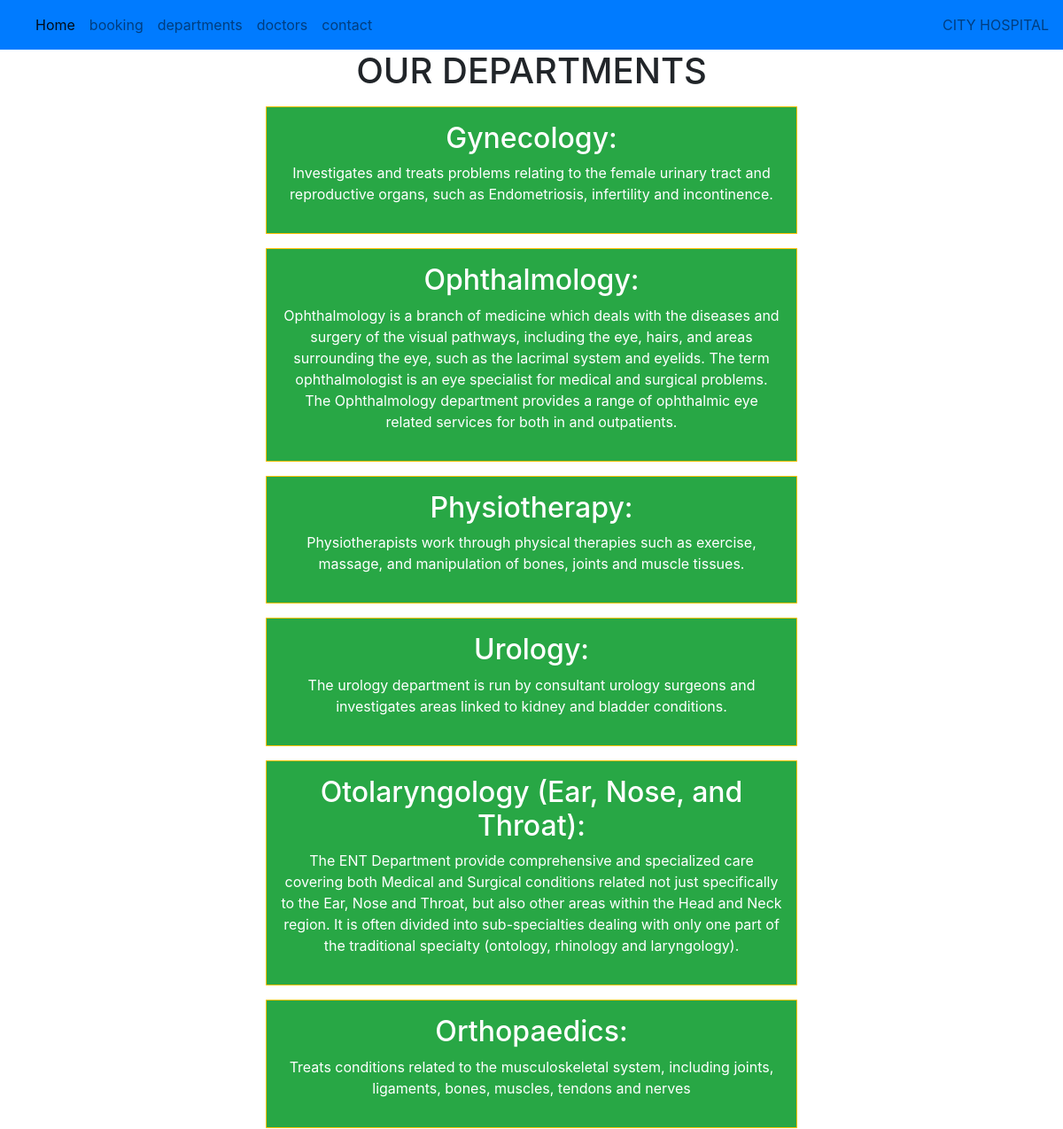
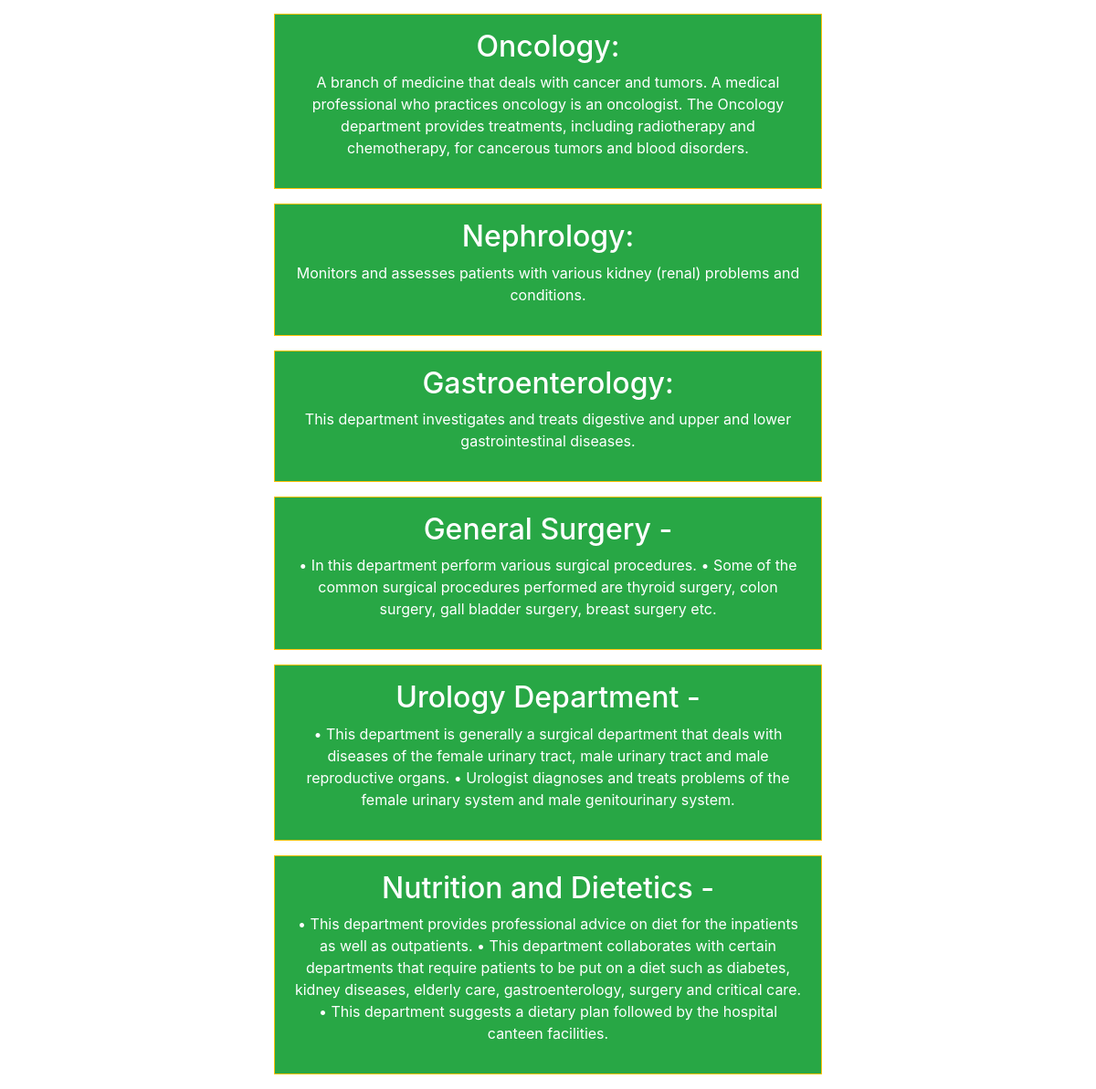
Page /department/ on the committed database (2 pictures, top to bottom).
### hospital/models.py (models this page shows, shortened)
class Departments(models.Model):
    dep_name = models.CharField(max_length=100)
    dep_description = models.TextField()

### hospital/views.py (the view)
# urls.py: path('department/',views.department,name='department'),
def department(request):
    dict_dept={
       'dept': Departments.objects.all()
    }
    return render(request,'department.html',dict_dept)

### template/department.html (shortened to what this page needs)
{% extends 'base.html' %}
{% block content %}
<h1 class="text-center">OUR DEPARTMENTS</h1>
{% for i in dept %}
 <div class="mx-auto w-50 bg-success text-center text-white p-3 my-3 border border-warning">
   <h2 class="text-center">{{ i.dep_name }}</h2>
   <P class="text-center">{{ i.dep_description }} </P>
 </div>
 {% endfor %}
{% endblock %}

### template/base.html (shortened to what this page needs)
{% load static %}
<!DOCTYPE html>
<html>
  <head>
    <link rel="stylesheet" href="https://cdn.jsdelivr.net/npm/bootstrap@4.6.2/dist/css/bootstrap.min.css">
    <link rel="stylesheet" href="{% static '/image/hs.jpeg' %}">
  </head>
  <body>
    <nav class="navbar navbar-expand-lg navbar-light bg-primary">
      <div class="collapse navbar-collapse text-center" id="navbarText">
        <ul class="navbar-nav mr-auto">
          <li class="nav-item active">
            <a class="nav-link" href="{% url 'home' %}">Home<span class="sr-only">(current)</span></a>
          </li>
          <li class="nav-item">
            <a class="nav-link" href="{% url 'booking' %}">booking</a>
          </li>
          <li class="nav-item">
            <a class="nav-link" href="{% url 'department' %}">departments</a>
          </li>
          <li class="nav-item">
            <a class="nav-link" href="{% url 'doctors' %}">doctors</a>
          </li>
          <li class="nav-item">
            <a class="nav-link" href="{% url 'contacts'%}">contact</a>
          </li>
        </ul>
        <span class="navbar-text">
                CITY HOSPITAL        </span>
      </div>
    </nav>
      {% block content %} {% endblock %}
  </body>
</html>

### rows in the picture
Departments: dep_name "Gynecology:", dep_description "Investigates and treats problems relating to the female urinary tract and reproductive organs, such as Endometriosis, infertility and incontinence."
Departments: dep_name "Ophthalmology:", dep_description "Ophthalmology is a branch of medicine which deals with the diseases and surgery of the visual pathways, including the eye, hairs, and areas surrounding the eye, such as the lacrimal system and eyelids. The term ophthalmologist is an eye specialist for medical and surgical problems. The Ophthalmology department provides a range of ophthalmic eye related services for both in and outpatients."
Departments: dep_name "Physiotherapy:", dep_description "Physiotherapists work through physical therapies such as exercise, massage, and manipulation of bones, joints and muscle tissues."
Departments: dep_name "Urology:", dep_description "The urology department is run by consultant urology surgeons and investigates areas linked to kidney and bladder conditions."
Departments: dep_name "Otolaryngology (Ear, Nose, and Throat):", dep_description "The ENT Department provide comprehensive and specialized care covering both Medical and Surgical conditions related not just specifically to the Ear, Nose and Throat, but also other areas within the Head and Neck region. It is often divided into sub-specialties dealing with only one part of the traditional specialty (ontology, rhinology and laryngology)."
Departments: dep_name "Orthopaedics:", dep_description "Treats conditions related to the musculoskeletal system, including joints, ligaments, bones, muscles, tendons and nerves"
Departments: dep_name "Oncology:", dep_description "A branch of medicine that deals with cancer and tumors. A medical professional who practices oncology is an oncologist. The Oncology department provides treatments, including radiotherapy and chemotherapy, for cancerous tumors and blood disorders."
Departments: dep_name "Nephrology:", dep_description "Monitors and assesses patients with various kidney (renal) problems and conditions."
Departments: dep_name "Gastroenterology:", dep_description "This department investigates and treats digestive and upper and lower gastrointestinal diseases."
Departments: dep_name "General Surgery -", dep_description "• In this department perform various surgical procedures. • Some of the common surgical procedures performed are thyroid surgery, colon surgery, gall bladder surgery, breast surgery etc."
Departments: dep_name "Urology Department -", dep_description "• This department is generally a surgical department that deals with diseases of the female urinary tract, male urinary tract and male reproductive organs. • Urologist diagnoses and treats problems of the female urinary system and male genitourinary system."
Departments: dep_name "Nutrition and Dietetics -", dep_description "• This department provides professional advice on diet for the inpatients as well as outpatients. • This department collaborates with certain departments that require patients to be put on a diet such as diabetes, kidney diseases, elderly care, gastroenterology, surgery and critical care. • This department suggests a dietary plan followed by the hospital canteen facilities."
